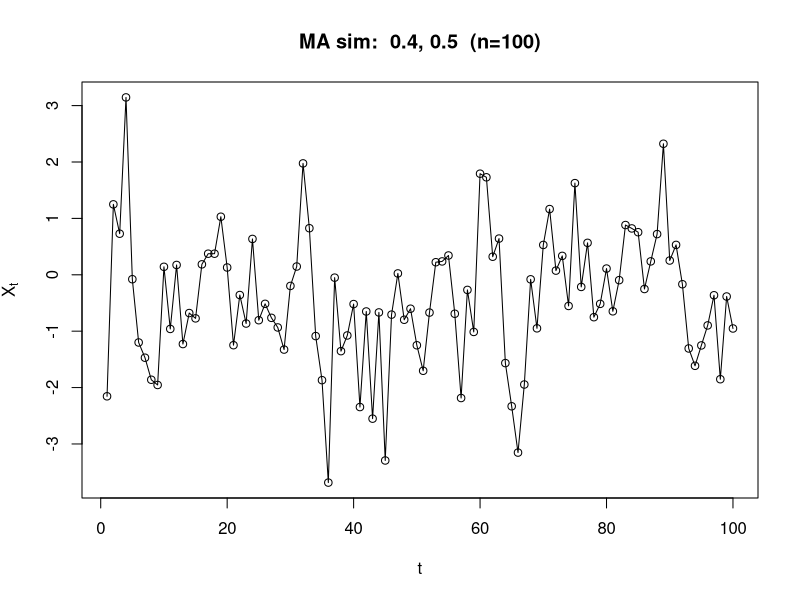
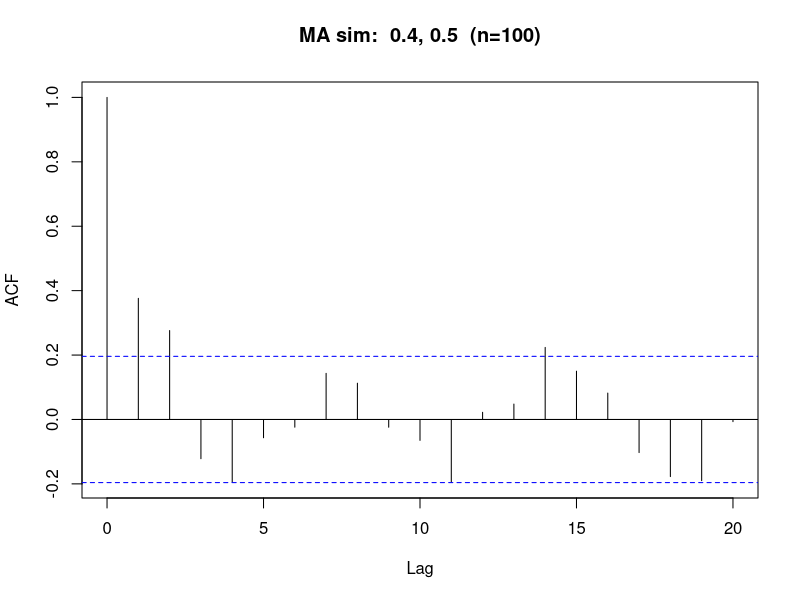
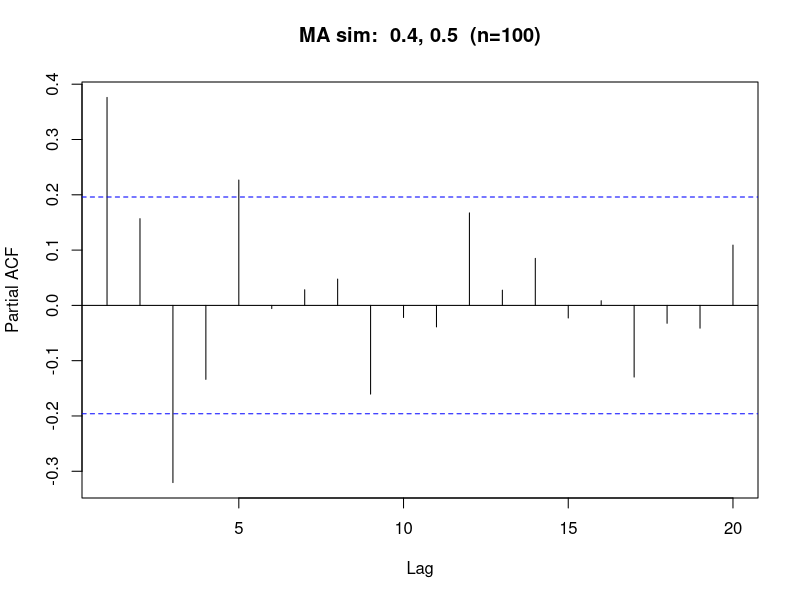
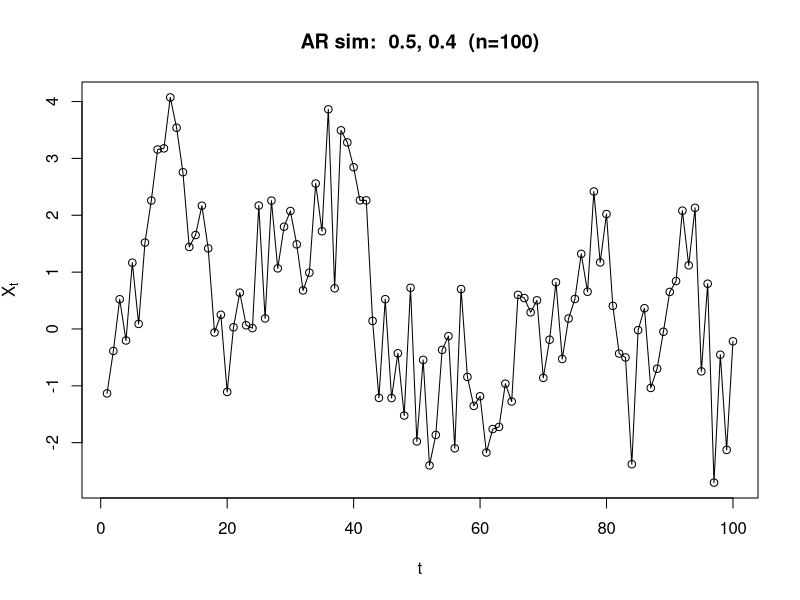
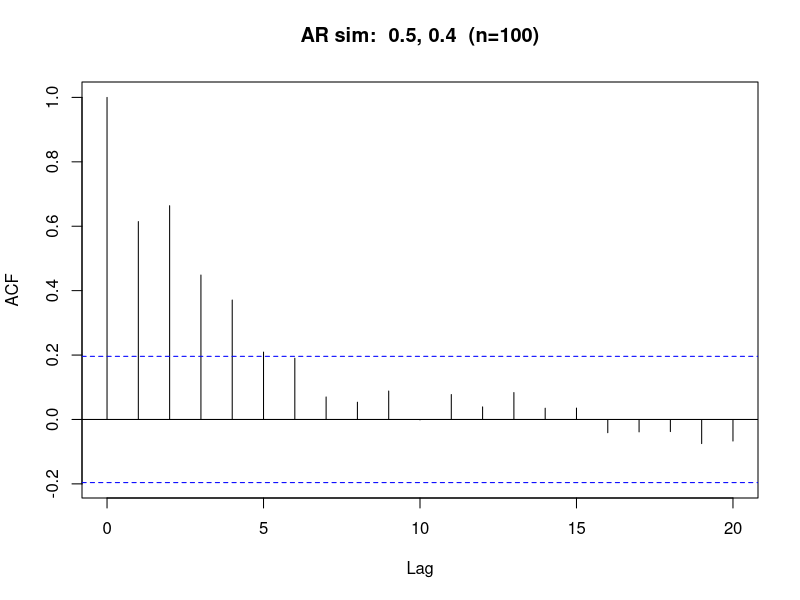
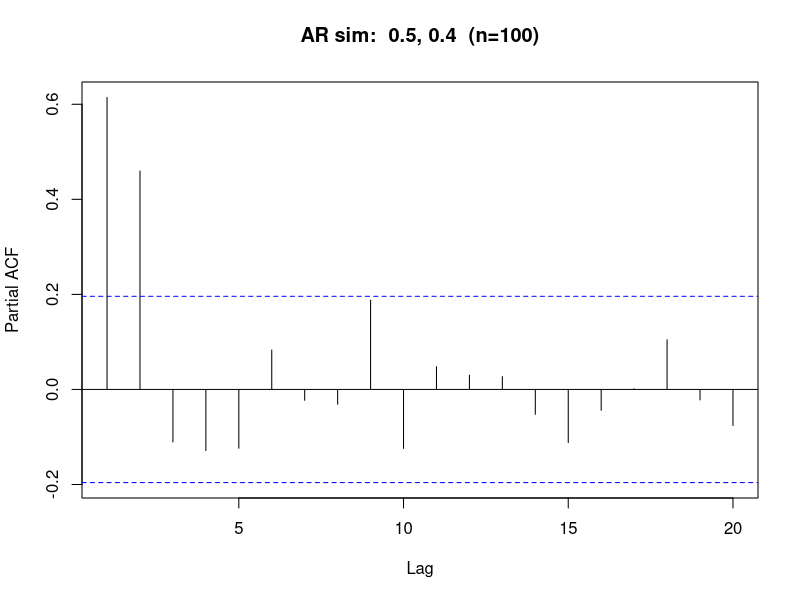
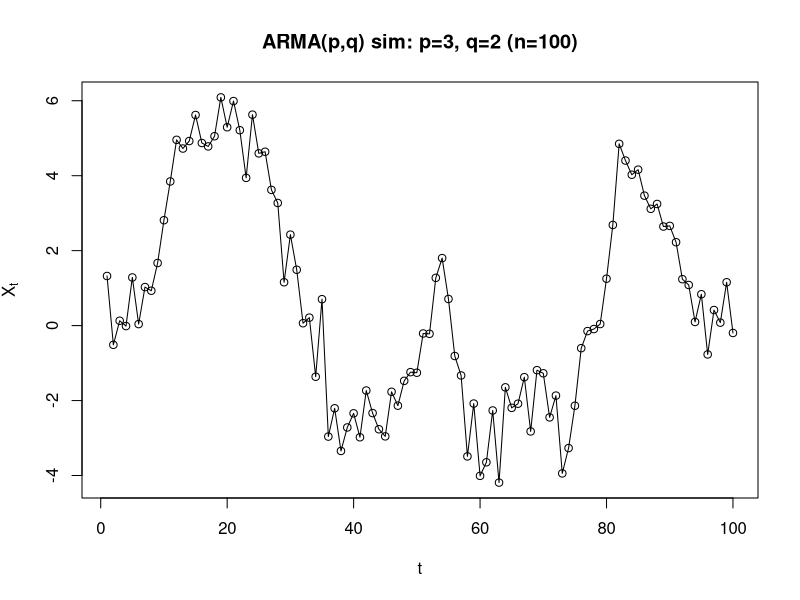
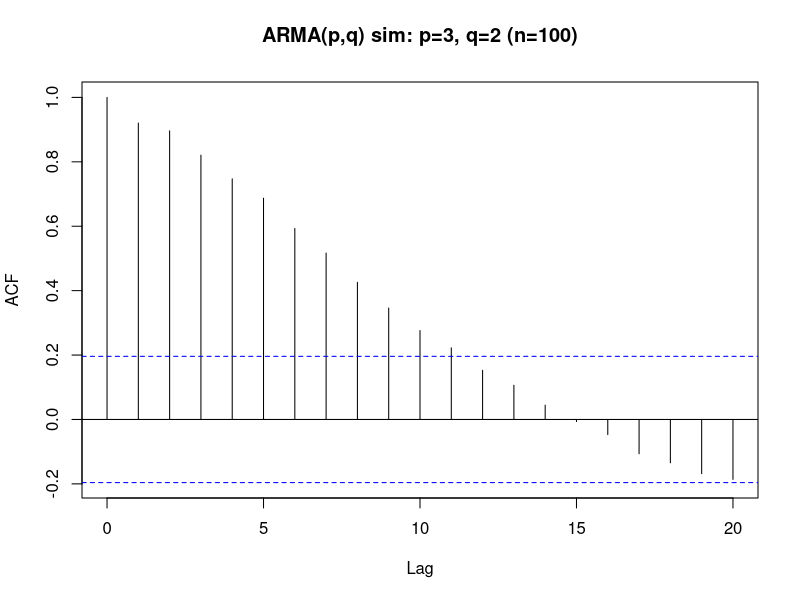

The R script that drew these images, in order:


################################################################
# Define MA(q), AR(p) and ARMA(p,q) simulation functions with 20% burn-in
################################################################
# Students will likely yield similar acf and pacf plots using
# the arima.sim() function directly, without discarding a burn-in period.

#########
# MA sim
#########
my_MA_sim <- function(n=189,ma_coeff=c(.5),sigma=1) {
  n.start <- n + floor(.2/(1-.2)*n)
  burnin <- floor(.20*n.start)
  model_params <- list(ma = ma_coeff)
  ts_sim <- arima.sim(model = model_params, n = n.start,sd=sigma)
  ts_sim <- ts_sim[(burnin+1):n.start]
  return(ts_sim) 
}

#########
# AR sim
#########
my_AR_sim <- function(n=189, ar_coeff=c(.5),sigma=1) {
    n.start <- n + floor(.2/(1-.2)*n)
    burnin <- floor(.20*n.start)
    model_params <- list(ar = ar_coeff)
    ts_sim <- arima.sim(model = model_params, n = n.start,sd=sigma)
    ts_sim <- ts_sim[(burnin+1):n.start]
    return(ts_sim)
    }

#########
# ARMA sim
#########
my_ARMA_sim <- function(n=189,ma_coeff=c(.5),ar_coeff=c(.5),sigma=1) {
  n.start <- n + floor(.2/(1-.2)*n)
  burnin <- floor(.20*n.start)
  model_params <- list(ma = ma_coeff,ar=ar_coeff)
  ts_sim <- arima.sim(model = model_params, n = n.start,sd=sigma)
  ts_sim <- ts_sim[(burnin+1):n.start]
  return(ts_sim) 
}


################################################################
# Test some MA(q) and AR(p) models with their sample ACF/PACF's
################################################################
# MA sim
#n=10000 # also try
#ma_coeff=c(.3,.3,.2) # also try
n=100
ma_coeff=c(.4,.5)
sigma <- 1
main_exp <- paste("MA sim: ",paste(ma_coeff,collapse=", "), paste(" (n=",n,")",sep=""))
ma_sim <- my_MA_sim(n=n,ma_coeff=ma_coeff,sigma=sigma)
length(ma_sim)
plot(ma_sim,type="o",
     main=main_exp,
     xlab="t",
     ylab=expression(X[t]))
acf(ma_sim, main=main_exp)
pacf(ma_sim, main=main_exp)

# AR Sim
#n=1000 # also try
#n=10000 # also try
#ar_coeff=c(.4,.4,.1) # also try
n=100
sigma <- 1
ar_coeff <- c(.5,.4)
main_exp <- paste("AR sim: ",paste(ar_coeff,collapse=", "), paste(" (n=",n,")",sep=""))

roots <- polyroot(c(1,-1*ar_coeff)) # complex roots of AR poly = 0
roots
Mod(roots) # looks causal.. great!

ar_sim <- my_AR_sim(n=n,ar_coeff=ar_coeff,sigma=sigma)
length(ar_sim)
plot(ar_sim,type="o",
     main=main_exp,
     xlab="t",
     ylab=expression(X[t]))
acf(ar_sim, main=main_exp)
pacf(ar_sim, main=main_exp)



################################################################
# Test some ARMA(p,a) models with their sample ACF/PACF's
################################################################

#n=1000, 10000, 100000 # try larger n's
#ar_coeff=c(-.2,.4) # try other phi
#ma_coeff=c(1.3,-.9) # try other theta
n=100
ar_coeff=c(.4,.4,.1)
ma_coeff=c(.4,.5)
sigma <- 1
paste("p=",length(ar_coeff),", ","q=",length(ma_coeff),sep="")
main_exp <- paste("ARMA(p,q) sim:",paste("p=",length(ar_coeff),", ","q=",length(ma_coeff),sep=""), paste("(n=",n,")",sep=""))
AMRA_sim <- my_ARMA_sim(n=n,ma_coeff=ma_coeff,ar_coeff=ar_coeff,sigma=sigma)
length(AMRA_sim)
plot(AMRA_sim,type="o",
     main=main_exp,
     xlab="t",
     ylab=expression(X[t]))
acf(AMRA_sim, main=main_exp)
pacf(AMRA_sim, main=main_exp)

